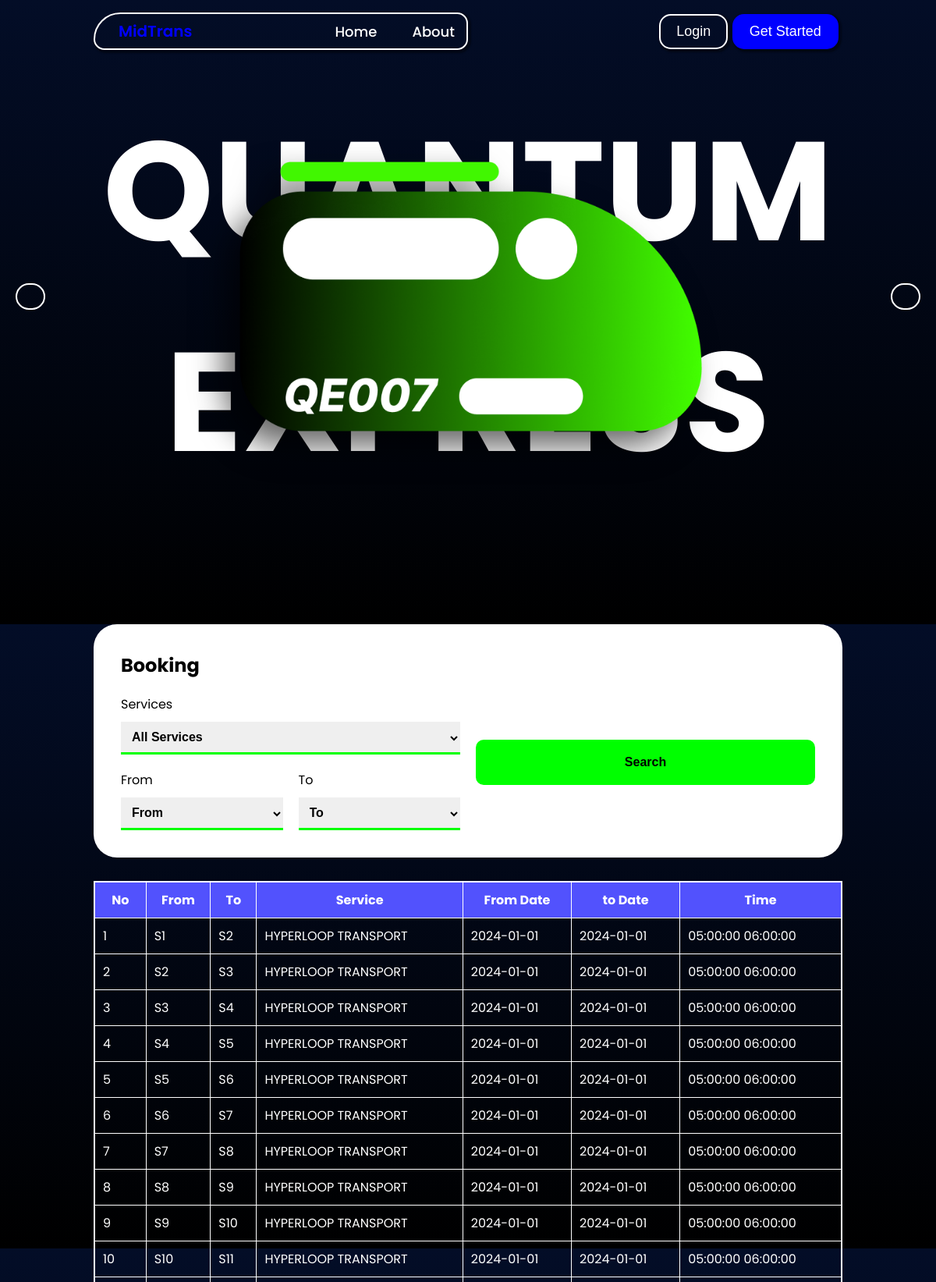
Page /index.php?s=HYPERLOOP TRANSPORT (upper part) on the committed database.
### tables this page shows
CREATE TABLE `tbl_keberangkatan` (
  `k_id` int(11) NOT NULL,
  `from_s` varchar(5) DEFAULT NULL,
  `to_S` varchar(5) DEFAULT NULL,
  `from_date` date DEFAULT NULL,
  `from_time` time DEFAULT NULL,
  `to_date` date DEFAULT NULL,
  `to_time` time DEFAULT NULL,
  `t_id` varchar(10) DEFAULT NULL,
  `price` int(11) DEFAULT NULL
);

CREATE TABLE `tbl_train` (
  `t_id` varchar(10) DEFAULT NULL,
  `t_name` varchar(50) DEFAULT NULL,
  `t_type` varchar(25) DEFAULT NULL,
  `t_total_gerbong` int(5) DEFAULT NULL
);

### index.php (the view, shortened to what this page needs)
<?php
include "connect.php";
$getKeberangkatan = "";
if (isset($_GET['s']) || isset($_GET['from']) || isset($_GET['to'])) {
    $service = $_GET["s"] == "" ? "" : "t.t_type='" . $_GET["s"] . "'";
    $from = $_GET["from"] == "" ? "" : ($service == "" ? "k.from_s='" . $_GET["from"] . "'" : " AND k.from_s='" . $_GET["from"] . "'");
    $to = $_GET["to"] == "" ? "" : ($from == "" ? "k.to_S='" . $_GET["to"] . "'" : " AND k.to_S='" . $_GET["to"] . "'");
    $sql = $service . $from . $to;
    if ($service || $from || $to) {
        $getKeberangkatan = "SELECT * FROM tbl_keberangkatan as k, tbl_train as t WHERE k.t_id=t.t_id AND " . $sql;
        $resultKeberangkatan = mysqli_query($connect, $getKeberangkatan);
    }
}
?>
<!DOCTYPE html>
<html lang="en">
<head>
    <link rel="stylesheet" href="style.css">
</head>
<body>
    <header>
        <nav>
            <a href="#" class="nav-brand">
            </a>
            <ul class="nav-menu">
                <li><a href="#" id="home">Home</a></li>
                <li><a href="#" id="about">About</a></li>
            </ul>
        </nav>
        <div id="nav-button">
            <button id="login">Login</button>
            <button id="signup">Get Started</button>
        </div>
    </header>
    <main>
        <div id="trains">
            <button type="button" id="left"><i class="fi fi-sr-angle-left"></i></button>
            <div id="train-1" class="train show">
                <img src="assets/QX.png" alt="" srcset="">
                <h2 class="train-name">QUANTUM EXPRESS</h2>
            </div>
            <button type="button" id="right"><i class="fi fi-sr-angle-right"></i></button>
        </div>
        <div id="service">
            <h2>Booking</h2>
            <form action="" method="POST">
                <div class="container">
                    <div class="form-control">
                        <label for="services">Services</label>
                        <select name="services" id="services" required>
                            <option value="" selected>All Services</option>
                        </select>
                    </div>
                    <div class="container">
                        <div class="form-control">
                            <label for="from">From</label>
                            <select name="from" id="from" required>
                                <option value=""> From</option>
                            </select>
                        </div>
                        <div class="form-control">
                            <label for="to">To</label>
                            <select name="to" id="to" required>
                                <option value=""> To</option>
                            </select>
                        </div>
                    </div>
                </div>
                <div class="container">
                    <div class="form-control">
                        <button type="submit" id="search">Search</button>
                    </div>
                </div>
            </form>
        </div>
        <?php if ($getKeberangkatan != "") { ?>
            <div class="table">
                <table border="2">
                    <tr>
                        <th>No</th>
                        <th>From</th>
                        <th>To</th>
                        <th>Service</th>
                        <th>From Date</th>
                        <th>to Date</th>
                        <th>Time</th>
                    </tr>
                    <?php if (mysqli_num_rows($resultKeberangkatan)) { ?>
                        <?php $i = 0 ?>
                        <?php while ($row = mysqli_fetch_assoc($resultKeberangkatan)) { ?>
                            <tr>
                                <td>
                                    <?= ++$i ?>
                                </td>
                                <td>
                                    <?= $row["from_s"] ?>
                                </td>
                                <td>
                                    <?= $row["to_S"] ?>
                                </td>
                                <td>
                                    <?= $row["t_type"] ?>
                                </td>
                                <td>
                                    <?= $row["from_date"] ?>
                                </td>
                                <td>
                                    <?= $row["to_date"] ?>
                                </td>
                                <td>
                                    <?= $row["from_time"] ?>
                                    <?= $row["to_time"] ?>
                                </td>
                            </tr>
                        <?php } ?>
                    <?php } ?>
                </table>
            </div>
        <?php } ?>
    </main>
</body>
</html>

### style.css (style rules this page uses)
* { margin: 0; padding: 0; box-sizing: border-box; text-decoration: none; list-style: none; }
body { background: linear-gradient(360deg, #000000 0%, #030d27 100%); color: white; font-family: "Poppins", sans-serif; overflow-y: auto; overflow-x: hidden; padding-bottom: 100px; }
header { margin-top: 20px; height: 40px; padding: 0 10vw; display: flex; justify-content: space-between; align-items: center; }
header > nav { width: 50%; padding: 7px 5px 7px 30px; border-radius: 50px 20px 20px 20px; border: 2px solid white; color: white; display: flex; justify-content: space-between; align-items: center; box-shadow: 2px 2px 2px 2px rgba(0, 0, 0, 0.4); }
header > nav > .nav-brand { width: 40%; color: #0000ff; font-weight: 600; font-size: 20px; }
header > nav > .nav-menu { width: 60%; font-size: 18px; font-weight: 500; display: flex; justify-content: end; align-items: center; column-gap: 25px; }
header > nav > .nav-menu > li > a { color: white; padding: 5px 10px; border-radius: 10px; }
header > div { width: 25%; display: flex; justify-content: space-evenly; align-items: center; }
header > div > button { font-size: 18px; font-weight: 500; border-radius: 15px; padding: 10px 20px; background-color: white; cursor: pointer; box-shadow: 2px 2px 2px 2px rgba(0, 0, 0, 0.4); }
header > div > button#login { background-color: transparent; color: white; border: 2px solid white; }
header > div > button#signup { background-color: #0000ff; color: white; border: 2px solid #0000ff; }
main > #trains { width: 100svw; height: 80svh; display: flex; justify-content: flex-start; align-items: center; }
main > #trains > button { margin: auto 20px; padding: 15px 17px; border: 2px solid white; border-radius: 50px; font-size: 20px; background-color: transparent; color: white; cursor: pointer; z-index: 3; }
main > #trains > .train { width: 100%; height: 500px; padding: 50px; display: flex; justify-content: center; align-items: center; }
main > #trains > div > img { position: absolute; width: 600px; user-select: none; pointer-events: none; filter: drop-shadow(-20px 20px 20px rgba(0, 0, 0, 0.6)); z-index: 2; }
main > #trains > div.show > img { animation: img-show 1000ms ease-out; }
main > #trains > div > .train-name { position: absolute; font-size: 180px; font-weight: 700; text-align: center; z-index: -1; }
main > #trains > div.show > .train-name { animation: text-show 1000ms ease-out; }
main > #service { margin-top: 100px; margin-left: auto; margin-right: auto; width: 80svw; color: black; background-color: white; padding: 35px; border-radius: 30px; display: flex; flex-direction: column; gap: 20px; }
main > #service > form { width: 100%; display: flex; flex-wrap: nowrap; align-items: center; gap: 20px; }
main > #service > form > .container, main > #service > form > .container > .container { display: flex; flex-wrap: nowrap; justify-content: space-between; align-items: center; gap: 20px; }
main > #service > form > .container { width: 50%; flex-direction: column; }
main > #service > form > .container > .form-control, main > #service > form > .container > .container { width: 100%; }
main > #service > form > .container > .container > .form-control { width: 50%; }
main > #service > form > .container .form-control { display: flex; flex-direction: column; gap: 10px; }
main > #service > form > .container .form-control input, main > #service > form > .container .form-control select { width: 100%; height: 100%; outline: none; border: transparent; border-bottom: 3px solid #00ff00; padding: 10px; font-size: 16px; font-weight: 600; cursor: pointer; }
main > #service > form > .container .form-control select option { padding: 5px; }
main > #service > form > .container .form-control button { background-color: #00ff00; border: none; padding: 20px; font-size: 16px; font-weight: 600; border-radius: 10px; cursor: pointer; transition: all 400ms ease-in-out; }
table { border: 2px solid white; border-collapse: collapse; margin: 30px auto; width: 80svw; }
table tr:hover, table tr:nth-of-type(1) { background-color: #5252fd; }
table tr td, table tr th { padding: 10px; }

### rows in the picture
tbl_keberangkatan: from_s "S1", to_S "S2", t.t_type "HYPERLOOP TRANSPORT", from_date "2024-01-01", to_date "2024-01-01", from_time "05:00:00", to_time "06:00:00"
tbl_keberangkatan: from_s "S2", to_S "S3", t.t_type "HYPERLOOP TRANSPORT", from_date "2024-01-01", to_date "2024-01-01", from_time "05:00:00", to_time "06:00:00"
tbl_keberangkatan: from_s "S3", to_S "S4", t.t_type "HYPERLOOP TRANSPORT", from_date "2024-01-01", to_date "2024-01-01", from_time "05:00:00", to_time "06:00:00"
tbl_keberangkatan: from_s "S4", to_S "S5", t.t_type "HYPERLOOP TRANSPORT", from_date "2024-01-01", to_date "2024-01-01", from_time "05:00:00", to_time "06:00:00"
tbl_keberangkatan: from_s "S5", to_S "S6", t.t_type "HYPERLOOP TRANSPORT", from_date "2024-01-01", to_date "2024-01-01", from_time "05:00:00", to_time "06:00:00"
tbl_keberangkatan: from_s "S6", to_S "S7", t.t_type "HYPERLOOP TRANSPORT", from_date "2024-01-01", to_date "2024-01-01", from_time "05:00:00", to_time "06:00:00"
tbl_keberangkatan: from_s "S7", to_S "S8", t.t_type "HYPERLOOP TRANSPORT", from_date "2024-01-01", to_date "2024-01-01", from_time "05:00:00", to_time "06:00:00"
tbl_keberangkatan: from_s "S8", to_S "S9", t.t_type "HYPERLOOP TRANSPORT", from_date "2024-01-01", to_date "2024-01-01", from_time "05:00:00", to_time "06:00:00"
tbl_keberangkatan: from_s "S9", to_S "S10", t.t_type "HYPERLOOP TRANSPORT", from_date "2024-01-01", to_date "2024-01-01", from_time "05:00:00", to_time "06:00:00"
tbl_keberangkatan: from_s "S10", to_S "S11", t.t_type "HYPERLOOP TRANSPORT", from_date "2024-01-01", to_date "2024-01-01", from_time "05:00:00", to_time "06:00:00"
